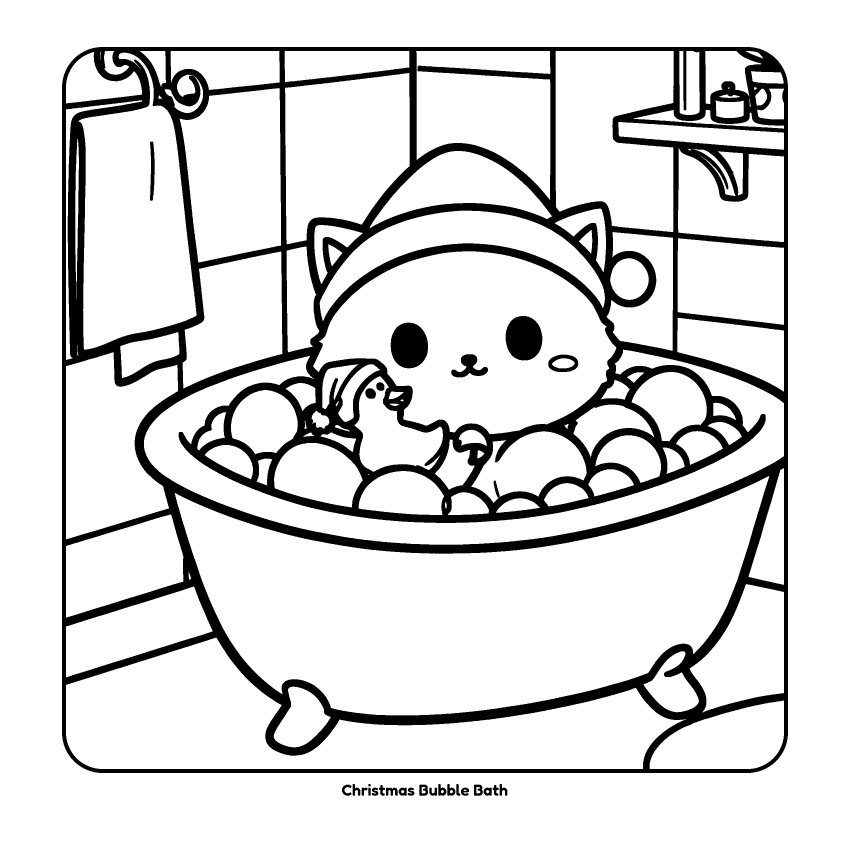
#> input picture workbench/test_page_bubble_bath.png, 2550 x 2550 px (shown at 1/3 size)
$ python -i page.py   (imports and definitions only)
#> lines starting #> are read from the running program, lines starting #| are printed output that depends on the picture; after the words box and inside, x2 and y2 are one past the last pixel; in counts of white or black regions, pixels touching at a corner belong together
"""Read a line-art coloring page and split it into fillable regions.

Output is a Page: the line art (0 = ink line, 1 = paper), a label image where each
fillable shape has its own id, and per-region facts the planner needs.
"""
from dataclasses import dataclass, field

import numpy as np
from PIL import Image
from scipy import ndimage as ndi

PAGE_MM = 216.0          # 8.5 in square page; px/mm is derived from the image width
LINE_THRESHOLD = 128     # darker than this is a line
MIN_REGION_MM2 = 0.5     # smaller shapes are texture: merged into a neighbour or left white


@dataclass
class Region:
    id: int
    area: int                    # pixels
    bbox: tuple                  # (y0, y1, x0, x1), exclusive ends
    centroid: tuple              # (y, x)


@dataclass
class Page:
    path: str
    lines: np.ndarray            # float32, 1 = paper, 0 = black line (anti-aliased)
    labels: np.ndarray           # int32, 0 = line / ignored, >0 = region id
    regions: dict = field(default_factory=dict)
    px_per_mm: float = 0.0
    gap_close_px: int = 0
    report: dict = field(default_factory=dict)

    @property
    def shape(self):
        return self.lines.shape


def load_page(path, gap_close_px=2):
#> called with gap_close_px = 2
    gray = np.asarray(Image.open(path).convert("L"), dtype=np.float32) / 255.0
#> gray: shape (2550, 2550) float32; values 0 (black) and 1 (white), 85.9% white; 28 black regions, largest, box (x1, y1, x2, y2) and area: (186, 141, 2364, 2319) 874258, (1172, 968, 1284, 1105) 12269, (1517, 948, 1627, 1081) 11760
    h, w = gray.shape
#> h = 2550; w = 2550
    px_per_mm = w / PAGE_MM
#> px_per_mm = 11.81
    line_mask = gray < (LINE_THRESHOLD / 255.0)
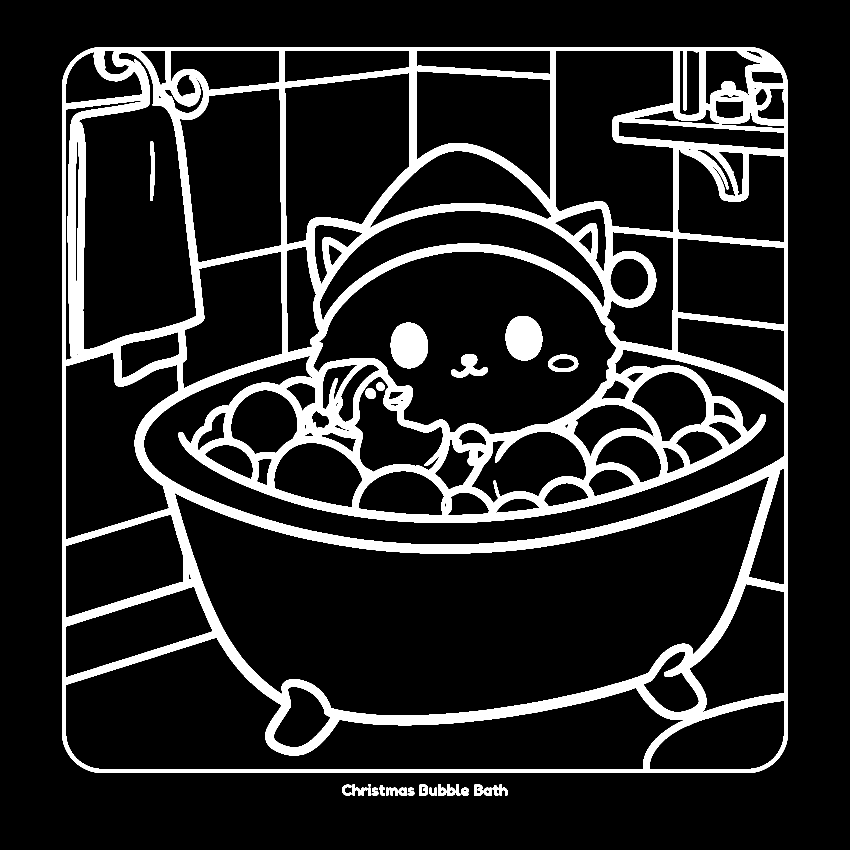
#> line_mask: shape (2550, 2550) bool (shown at 1/3 size); 14.1% white; 28 white regions, largest, box (x1, y1, x2, y2) and area: (186, 141, 2364, 2319) 874258, (1172, 968, 1284, 1105) 12269, (1517, 948, 1627, 1081) 11760
    closed = ndi.binary_dilation(line_mask, iterations=gap_close_px) if gap_close_px else line_mask
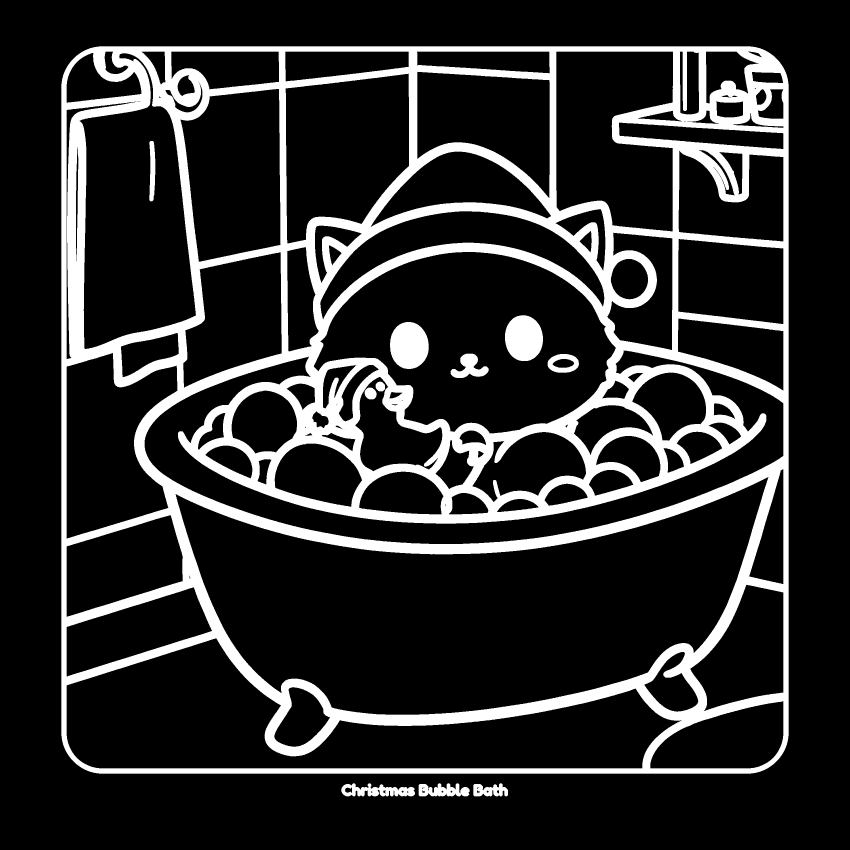
#> closed: shape (2550, 2550) bool (shown at 1/3 size); 16.6% white; 11 white regions, largest, box (x1, y1, x2, y2) and area: (184, 139, 2366, 2321) 1029991, (1170, 966, 1286, 1107) 12999, (1515, 946, 1629, 1083) 12474

    labels, n = ndi.label(~closed)
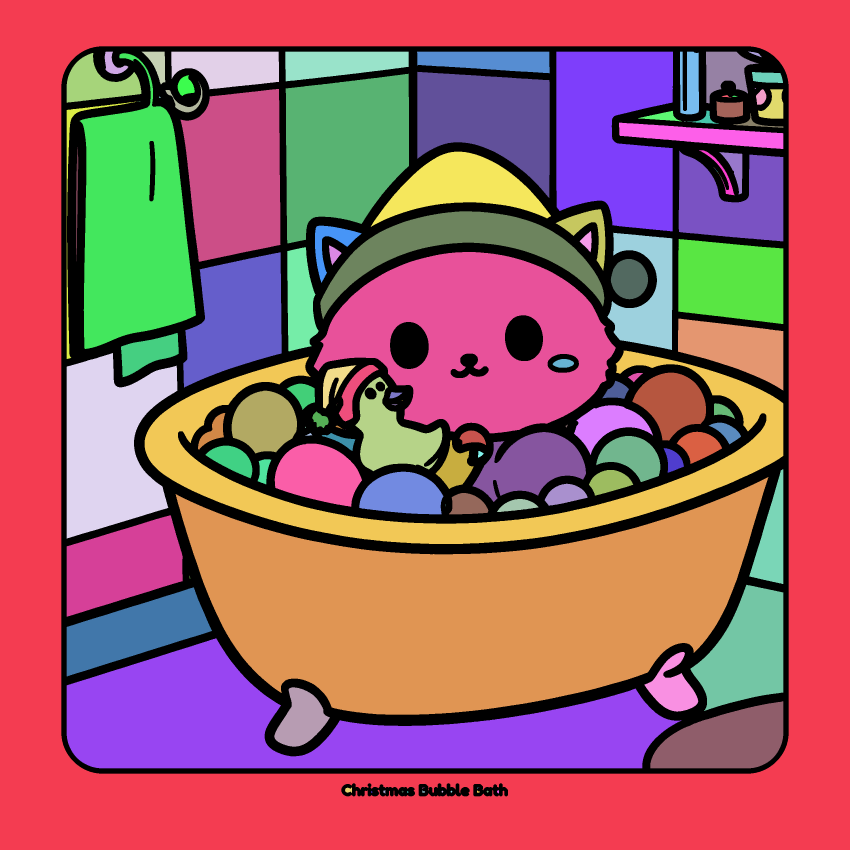
#> labels: shape (2550, 2550) int32 (shown at 1/3 size); 155 distinct labels, from 0 to 154; one colour per label, 0 black
#> n = 154
    ids = np.arange(1, n + 1)
#> ids = 154 values from 1 to 154
    sizes = ndi.sum(np.ones_like(labels, dtype=np.int32), labels, ids).astype(np.int64)
#> sizes = 154 values, max 1741787 at index 0, min 1 at index 12, mean 35215.1

    # The paper around the drawing is whatever touches the border: not colored.
    border = np.unique(np.concatenate([labels[0], labels[-1], labels[:, 0], labels[:, -1]]))
#> border = [1]
    border = border[border > 0]

    min_px = MIN_REGION_MM2 * px_per_mm * px_per_mm
#> min_px = 69.69
    keep = np.zeros(n + 1, dtype=bool)
    keep[1:] = sizes >= min_px
    keep[border] = False
    remap = np.zeros(n + 1, dtype=np.int32)
#> remap = 155 values from 0 to 0
    remap[keep] = np.arange(1, keep.sum() + 1)
    labels = remap[labels]
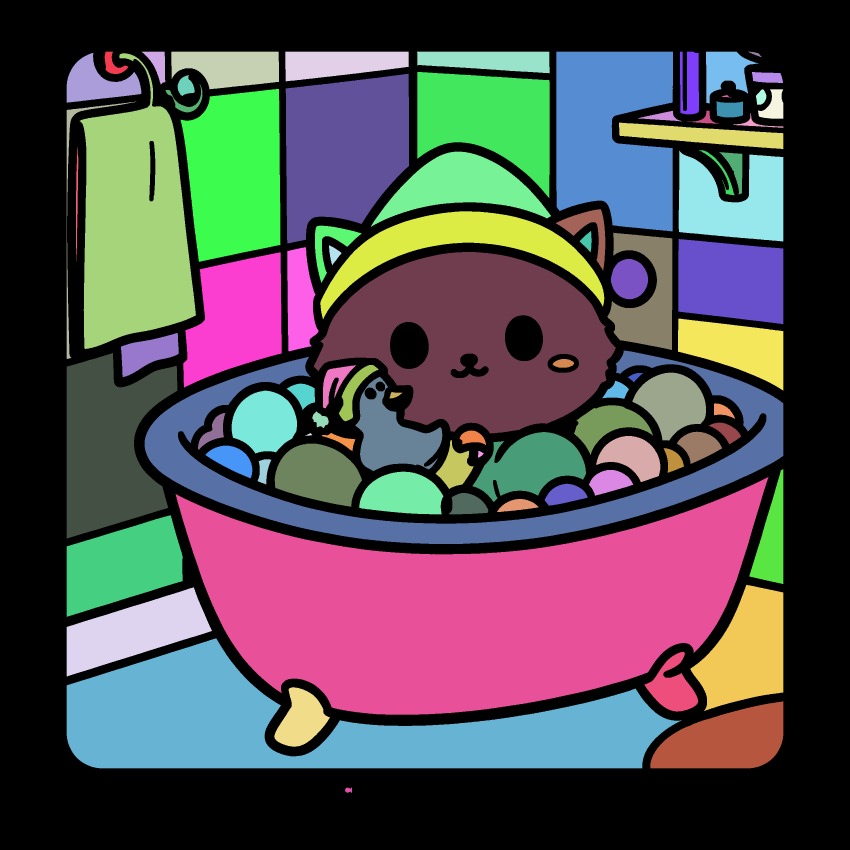
#> labels: shape (2550, 2550) int32 (shown at 1/3 size); 89 distinct labels, from 0 to 88; one colour per label, 0 black

    # Grow each region back under the gap-closing dilation so ink reaches the real line.
    if gap_close_px:
        grown = ndi.grey_dilation(labels, size=(2 * gap_close_px + 1,) * 2)
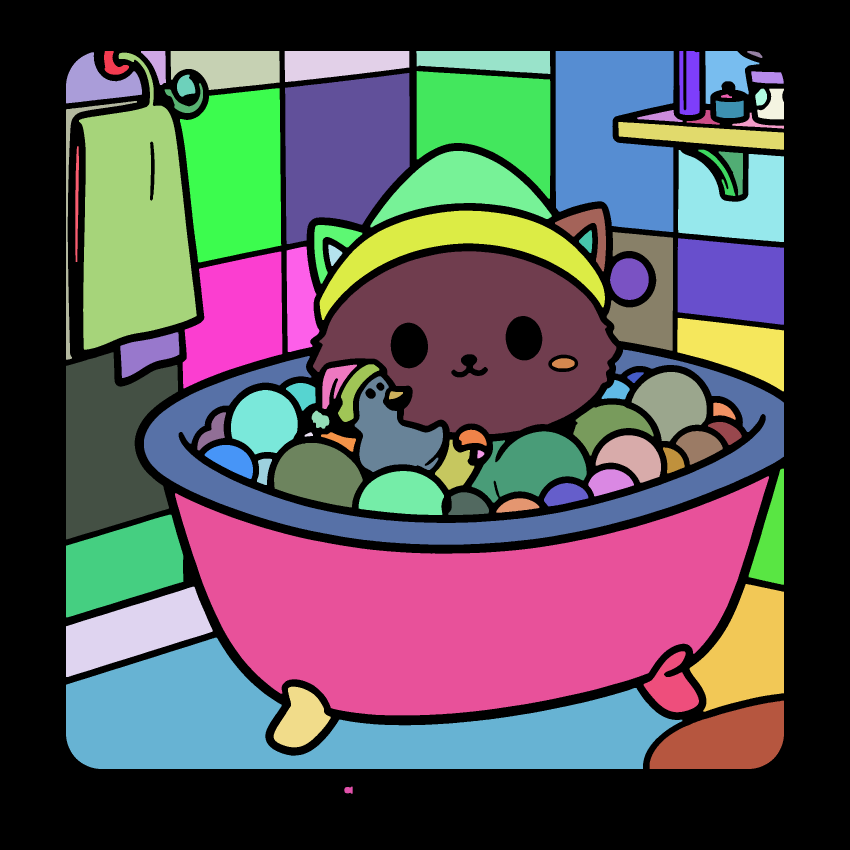
#> grown: shape (2550, 2550) int32 (shown at 1/3 size); 89 distinct labels, from 0 to 88; one colour per label, 0 black
        free = (labels == 0) & ~line_mask
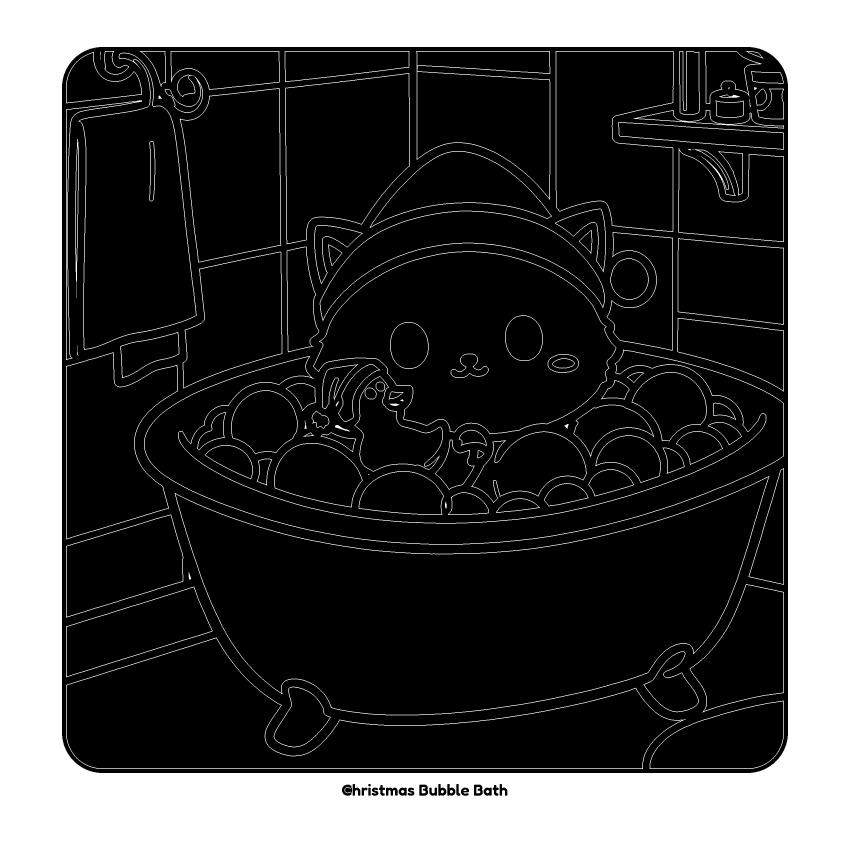
#> free: shape (2550, 2550) bool (shown at 1/3 size); 29.3% white; 119 white regions (7 under 20 px), largest, box (x1, y1, x2, y2) and area: (0, 0, 2550, 2550) 1762697, (432, 1049, 2352, 1634) 12189, (524, 1428, 2308, 2146) 8488
        labels = np.where(free & (grown > 0), grown, labels).astype(np.int32)
#> labels: shape (2550, 2550) int32; 89 distinct labels, from 0 to 88

    page = Page(path=str(path), lines=gray, labels=labels, px_per_mm=px_per_mm, gap_close_px=gap_close_px)
    objs = ndi.find_objects(labels)
#> objs = 88 items
    ids = np.arange(1, labels.max() + 1)
#> ids = 88 values from 1 to 88
    areas = ndi.sum(np.ones_like(labels), labels, ids)
#> areas = 88 values, max 735302 at index 76, min 184 at index 64, mean 43421.8
    cents = ndi.center_of_mass(np.ones_like(labels), labels, ids)
#> cents = 88 pairs, first value 161.3 to 2370, second value 223.1 to 2321.8
    for i, sl, a, c in zip(ids, objs, areas, cents):
        if sl is None:
            continue
        page.regions[int(i)] = Region(int(i), int(a), (sl[0].start, sl[0].stop, sl[1].start, sl[1].stop), c)
#> this loop made 88 passes
#> (a, c) on passes 1 to 12: (2627, (193.6, 338.4)), (3862, (190.3, 473.2)), (30047, (201, 688.5)), (26950, (189.7, 1021.7)), (22478, (181.1, 1464.6)), (157747, (406.9, 1838.7)), (9743, (249.1, 2070)), (14311, (213.2, 2176)), (404, (161.3, 2265.4)), (18927, (250.3, 291.1)), (202921, (678.5, 401.3)), (99609, (354.1, 1463.9))
#> after the loop, page.regions = 88 items

    page.report = page_gate(page)
    return page


def page_gate(page):
    """Numbers a person would have eyeballed. A huge region usually means a leak."""
    total = page.shape[0] * page.shape[1]
    areas = sorted((r.area for r in page.regions.values()), reverse=True)
#> areas = 88 values, max 735302 at index 0, min 184 at index 87, mean 43421.8
    largest = areas[0] / total if areas else 0.0
#> largest = 0.113
    n = len(areas)
#> n = 88
    ok = 20 <= n <= 1500 and largest < 0.35
#> ok = True
    return {"regions": n, "largest_pct": round(largest * 100, 1), "passed": bool(ok),
            "reason": "" if ok else ("too few/many regions" if not 20 <= n <= 1500 else "one region is suspiciously large (leak?)")}


def load_page_gated(path, max_gap=5):
    """Page gate with automatic retry: close gaps harder until the page splits sensibly."""
    last = None
    for gap in range(2, max_gap + 1):
        page = load_page(path, gap)
        last = page
        if page.report["passed"]:
            return page
    return last


def region_mask(page, rid, pad=0):
    """Boolean mask of one region cropped to its bbox (+pad), plus the crop offset."""
    y0, y1, x0, x1 = page.regions[rid].bbox
    h, w = page.shape
    y0, x0 = max(0, y0 - pad), max(0, x0 - pad)
    y1, x1 = min(h, y1 + pad), min(w, x1 + pad)
    return page.labels[y0:y1, x0:x1] == rid, (y0, x0)


def preview(page, out_path, scale=0.25, seed=1):
    rng = np.random.default_rng(seed)
    pal = rng.integers(70, 255, size=(page.labels.max() + 1, 3), dtype=np.uint8)
    pal[0] = 255
    vis = pal[page.labels].astype(np.float32) * page.lines[..., None]
    img = Image.fromarray(vis.astype(np.uint8))
    img = img.resize((int(img.width * scale), int(img.height * scale)), Image.LANCZOS)
    img.save(out_path, quality=80)

>>> result = load_page('../../workbench/test_page_bubble_bath.png')
#> in load_page, `page.report = page_gate(page)`: page.report = {'regions': 88, 'largest_pct': 11.3, 'passed': True, 'reason': ''}
